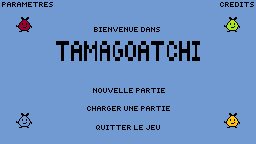

Rendered tile map (Tiled .tmx) drawn with the repository's tilesets; below, a short description and the full map source, tile grids included:
An orthogonal 16x9 tile map with 16x16 px tiles, 2 tile layers (background, ecritures), 4 tilesets and 5 objects (new_game, load_game, quit, settings, credits).

<map version="1.10" tiledversion="1.10.2" orientation="orthogonal" renderorder="right-down" width="16" height="9" tilewidth="16" tileheight="16" infinite="0" nextlayerid="4" nextobjectid="8">
 <tileset firstgid="1" source="../house/textures/ground_demo.tsx" />
 <tileset firstgid="257" source="textures/menu.tsx" />
 <tileset firstgid="401" source="../tamagotchis/tamagotchis.tsx" />
 <tileset firstgid="407" source="../colors.tsx" />
 <layer id="3" name="background" width="16" height="9">
  <data encoding="csv">
427,427,427,427,427,427,427,427,427,427,427,427,427,427,427,427,
427,427,427,427,427,427,427,427,427,427,427,427,427,427,427,427,
427,427,427,427,427,427,427,427,427,427,427,427,427,427,427,427,
427,427,427,427,427,427,427,427,427,427,427,427,427,427,427,427,
427,427,427,427,427,427,427,427,427,427,427,427,427,427,427,427,
427,427,427,427,427,427,427,427,427,427,427,427,427,427,427,427,
427,427,427,427,427,427,427,427,427,427,427,427,427,427,427,427,
427,427,427,427,427,427,427,427,427,427,427,427,427,427,427,427,
427,427,427,427,427,427,427,427,427,427,427,427,427,427,427,427
</data>
 </layer>
 <layer id="1" name="ecritures" width="16" height="9">
  <data encoding="csv">
257,258,259,260,261,262,263,264,265,266,267,268,269,270,271,272,
273,401,275,276,277,278,279,280,281,282,283,284,285,286,403,288,
289,290,291,292,293,294,295,296,297,298,299,300,301,302,303,304,
305,306,307,308,309,310,311,312,313,314,315,316,317,318,319,320,
321,322,323,324,325,326,327,328,329,330,331,332,333,334,335,336,
337,338,339,340,341,342,343,344,345,346,347,348,349,350,351,352,
353,354,355,356,357,358,359,360,361,362,363,364,365,366,367,368,
369,404,371,372,373,374,375,376,377,378,379,380,381,382,402,384,
385,386,387,388,389,390,391,392,393,394,395,396,397,398,399,400
</data>
 </layer>
 <objectgroup id="2" name="boutons">
  <object id="2" type="new_game" x="92" y="87" width="74" height="7" />
  <object id="3" type="load_game" x="86" y="105" width="85" height="7" />
  <object id="4" type="quit" x="95" y="124" width="66" height="7" />
  <object id="5" type="settings" x="1" y="1" width="53" height="7" />
  <object id="6" type="credits" x="219" y="1" width="36" height="7" />
 </objectgroup>
</map>
